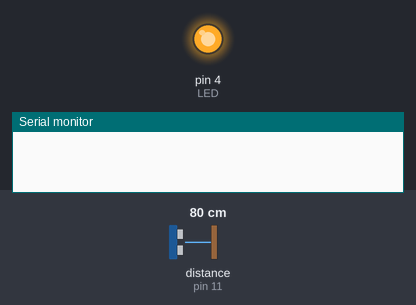
This sketch was run on a simulated Arduino Uno, built with avr-gcc and run on an emulated ATmega328P. On the bench: output pins drawn as LEDs (lit = HIGH), the last lines printed to the serial monitor. Wiring (inferred from the names in the program): ultrasonic range finder: trigger pin 10; echo pin 11. The inputs (shaded band) are chosen by the test bench; at power-on: distance to the obstacle (sensor on pin 11) 80 cm. The echo pulse lasts 58.3 µs per cm; pins used as bus, display or sensor lines are not drawn.

Above: at 1.2 s.
1.3 s: distance to the obstacle (sensor on pin 11) set to 12 cm
2.9 s: distance to the obstacle (sensor on pin 11) set to 9 cm
At 4.2 s:
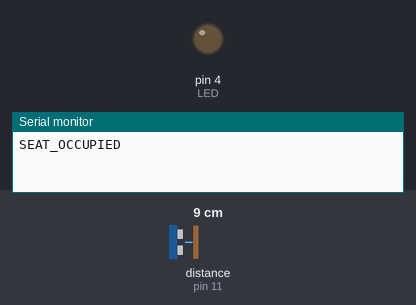
Timing chart, 0 to 5.9 s (numbered marks = the images above; inputs shaded):
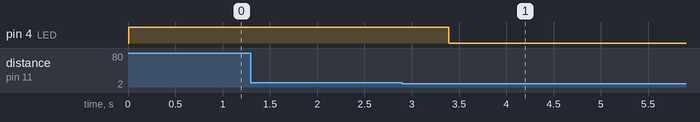

Measured:
- the behaviour switches between 11 and 10 cm on distance to the obstacle (sensor on pin 11) (found by bisection; images 0 and 1)
- after the input at 1.3 s, every drawn part: stays the same
- after the input at 2.9 s, pin 4 (LED): HIGH → LOW after 0.49 s

The sketch:

seat_sensor.ino
```cpp
/*
 * Seat Sensor for Token Management System
 * -----------------------------------------
 * Ultrasonic (sonar) sensor detects whether a customer is sitting at the seat.
 * Emits ONE line over serial each time the state changes:
 *     SEAT_EMPTY     -> customer left, seat is now free
 *     SEAT_OCCUPIED  -> a customer is now sitting
 *
 * The Node backend's serialBridge.js reads these lines and publishes them to
 * MQTT (topic: seat/status). When the seat goes empty, the backend auto-completes
 * the current token and auto-calls the next customer to this counter.
 *
 * Wiring (unchanged from your original):
 *   Pin 10 -> TRIG
 *   Pin 11 -> ECHO
 *   Pin 4  -> LED indicator (HIGH when seat empty)
 */

const int TRIG = 10;
const int ECHO = 11;
const int LED  = 4;

// Distance >= this many inches means "no one sitting" (tune to your seat geometry)
const long EMPTY_THRESHOLD_IN = 4;

// How many consecutive agreeing readings before we trust a state change (debounce).
// At ~100ms/loop, 5 reads = ~0.5s of stability required. Prevents false triggers
// from someone leaning or a hand passing in front of the sensor.
const int STABLE_COUNT = 5;

bool seatEmpty = true;  // committed state
int  agree = 0;         // consecutive readings that disagree with committed state

void setup() {
  pinMode(TRIG, OUTPUT);
  pinMode(ECHO, INPUT);
  pinMode(LED, OUTPUT);
  Serial.begin(9600);
}

void loop() {
  // Trigger the sonar pulse
  digitalWrite(TRIG, LOW);
  delayMicroseconds(2);
  digitalWrite(TRIG, HIGH);
  delayMicroseconds(10);
  digitalWrite(TRIG, LOW);

  // 30ms timeout so pulseIn never blocks forever if there's no echo
  long t = pulseIn(ECHO, HIGH, 30000);
  long inches = t / 74 / 2;

  // t == 0 means timeout (no echo) -> treat as far away -> empty
  bool readingEmpty = (t == 0) || (inches >= EMPTY_THRESHOLD_IN);

  // Debounce: only flip committed state after STABLE_COUNT consistent disagreeing reads
  if (readingEmpty != seatEmpty) {
    agree++;
    if (agree >= STABLE_COUNT) {
      seatEmpty = readingEmpty;
      agree = 0;
      Serial.println(seatEmpty ? "SEAT_EMPTY" : "SEAT_OCCUPIED"); // one clean event
    }
  } else {
    agree = 0;
  }

  digitalWrite(LED, seatEmpty ? HIGH : LOW);
  delay(100);
}
```
